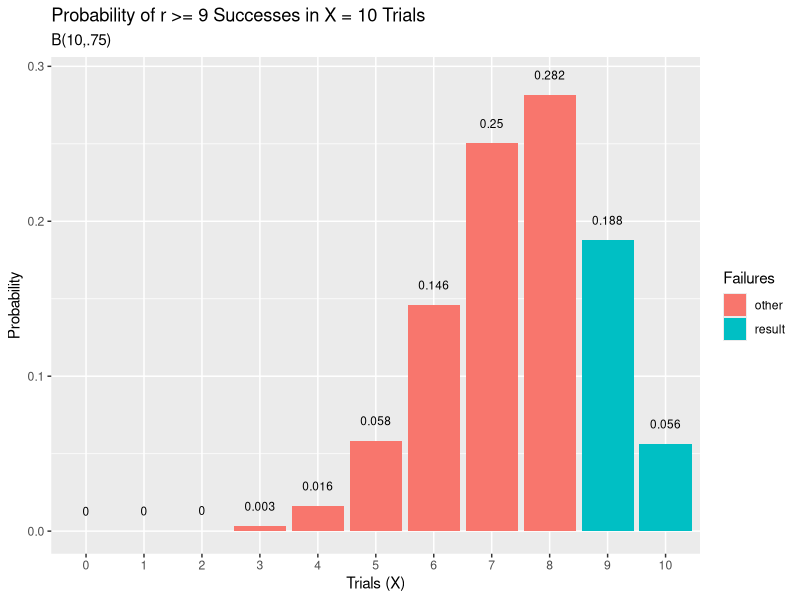

Generate this figure with R:
ipak <- function(pkg){
  new.pkg <- pkg[!(pkg %in% installed.packages()[, "Package"])]
  if (length(new.pkg)) 
    install.packages(new.pkg, dependencies = TRUE)
  sapply(pkg, require, character.only = TRUE)
}

packages <- c("dplyr", "ggplot2")
ipak(packages)

## resistencia (en mm.) de probetas de un determinado material cuando son sometidas a
##   cargas de 1 tn., viene dada por una variable aleatoria X con función de densidad
##
##              x         si 0 <= x <= 1
##    f(x) =    2 - x     si 1 < x <= 2
##              0         para todo otro x
##
##              0                             si x < 0
##              (x**2) / 2                    si 0 <= x <= 1
##    F(x) =    -[(x**2) / 2] + 2x - 1      si 1 < x <= 2
##              1                             si 2 < x
##

# b) P(0.5 < X < 1.5)
result <- (-((1.5**2) / 2) + 2*1.5 - 1) - ((0.5**2) / 2)   ## F(1.5) - F(0.5)

# c) resistencia ideal entre 0.5 y 1.5; muestra de 10 probetas seleccionadas al azar, cuál es la probabilidad de que 
#     al menos el 90% de ellas tengan resistencia ideal  P(X>=90)

success <- result
n <- 10
prob <- 0.8

result <- 1 - pbinom(8, n, success, lower.tail = TRUE)

data.frame(x = 0:n, prob = dbinom(x = 0:n, size = n, prob = success)) %>%
  mutate(Failures = ifelse(x >= 9, "result", "other")) %>%
  ggplot(aes(x = factor(x), y = prob, fill = Failures)) +
  geom_col() +
  geom_text(
    aes(label = round(prob,3), y = prob + 0.01),
    position = position_dodge(0.9),
    size = 3,
    vjust = 0
  ) +
  labs(title = "Probability of r >= 9 Successes in X = 10 Trials",
       subtitle = "B(10,.75)",
       x = "Trials (X)",
       y = "Probability") 


# c) número medio de extracciones hasta encontrar una que no cumple con las especificaciones. X -> G(0.25); E(X)

prob <- 1 - success
E <- 1 / prob 
